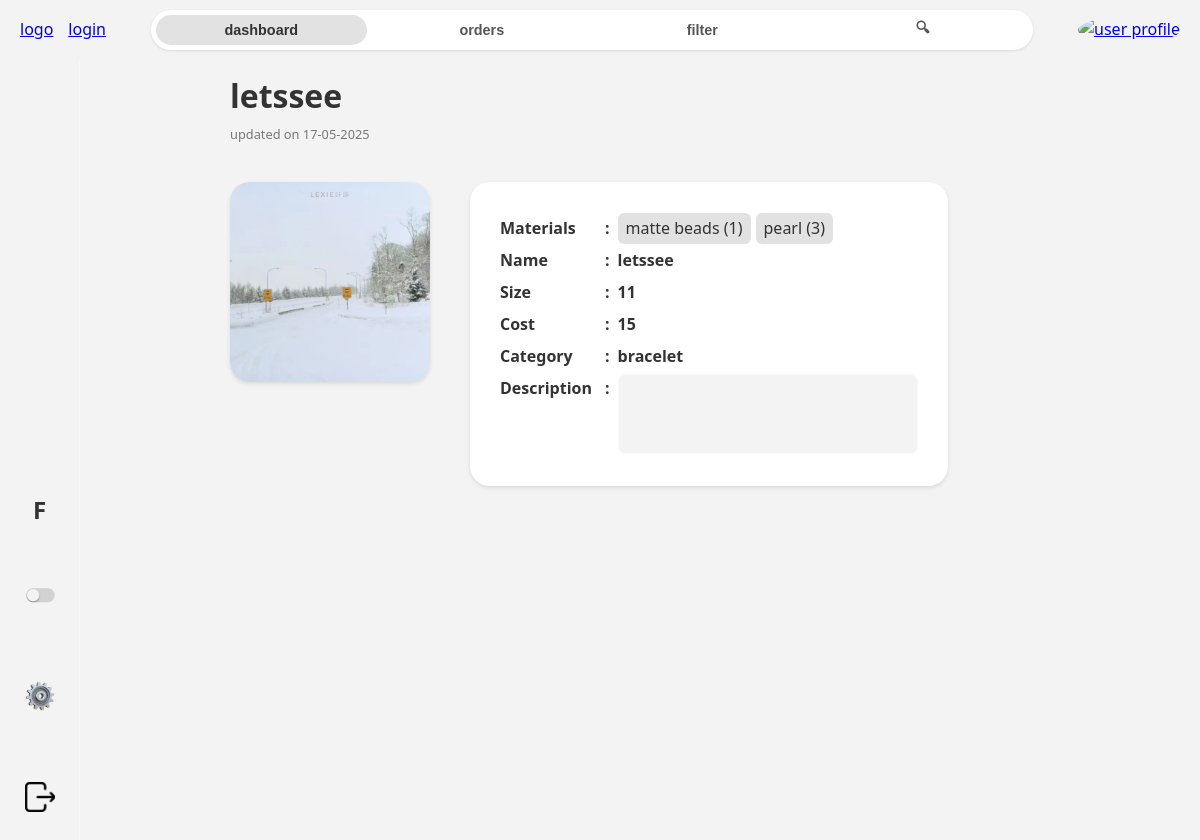
The app's page /product/94/ with its own data.
### home/models.py (models this page shows, shortened)
class Product(models.Model):
    user = models.ForeignKey(User, null=True, on_delete=models.SET_NULL)
    picture = models.ImageField(null=True, blank=True, upload_to='products/', default='product_empty.jpeg')
    name = models.CharField(max_length=200, null=True)
    size = models.CharField(max_length=200, null=True, blank=True)
    stock = models.IntegerField(null=True)
    sold = models.CharField(max_length=200, null=True)
    cost = models.CharField(max_length=50, null=True)
    category = models.ForeignKey(P_Category, null=True, on_delete=models.SET_NULL)
    description = models.TextField(null=True, blank=True)
    materials = models.ManyToManyField(Material, related_name='products', blank=True, through="ProductMaterial")
    created = models.DateTimeField(auto_now_add=True, null=True)
    updated = models.DateTimeField(auto_now=True, null=True)
    class Meta:
        ordering = ['-updated', 'created']

class ProductMaterial(models.Model):
    material = models.ForeignKey(Material, null=True, on_delete=models.CASCADE)
    product = models.ForeignKey(Product, null=True, on_delete=models.CASCADE)
    quantity_used = models.IntegerField(null=True)
    class Meta:
        constraints = [
            models.UniqueConstraint(fields=['product', 'material'], name='unique_ProductMaterial')
        ]

class Material(models.Model):
    user = models.ForeignKey(User, null=True, on_delete=models.SET_NULL)
    picture = models.ImageField(null=True, blank=True, upload_to='materials/', default='material_empty.jpeg')
    name = models.CharField(max_length=200, null=True)
    size = models.CharField(max_length=200, null=True, blank=True)
    stock = models.IntegerField(null=True)
    colour = models.ForeignKey(Colour, null=True, blank=True, on_delete=models.SET_NULL)
    cost = models.CharField(max_length=50, null=True)
    supplier = models.ForeignKey(Supplier, null=True, blank=True, on_delete=models.SET_NULL)
    category = models.ForeignKey(M_Category, null=True, blank=True, on_delete=models.SET_NULL)
    description = models.TextField(null=True, blank=True)
    created = models.DateTimeField(auto_now_add=True, null=True)
    updated = models.DateTimeField(auto_now=True, null=True)
    class Meta:
        ordering = ['-updated', 'created']

class P_Category(models.Model):
    name = models.CharField(max_length=200, null=True)
    def __str__(self):
        return self.name or ""

### home/views.py (the view)
# urls.py: path('product/<str:pk>/', views.product, name="product"),
def product(request, pk, acc_type=None):
    product = Product.objects.get(id=pk)
    details = {
               'Name':product.name,
               'Size':product.size,
               'Stock':product.stock,
               'Sold':product.sold,
               'Cost':product.cost,
               'Category':product.category,
               'Description':product.description
               }
    user_details = {
               'Name':product.name,
               'Size':product.size,
               'Cost':product.cost,
               'Category':product.category,
               'Description':product.description
               }
    context = {'product':product, 'details':details, 'user_details':user_details, 'acc_type':acc_type}
    return render(request, 'home/product.html', context) #can only pass one dict in render(), so include everything in context

### home/templates/home/product.html (shortened to what this page needs)
{% extends 'main.html' %}
{% block content %}
<div class="view-product-content">
    <div class="view-product">
        <div class="heading">
            <h1>{{product.name}}</h1>
        </div>
        <span id="date">updated on {{product.updated|date:'d-m-Y'}}</span> <br><br>
        <div class="details">
            <div class="product-img">
                <img src="{{product.picture.url}}" alt="product image" /> <br>
            </div>
            {% if acc_type == 'adminn' %}
            <div class="product-description">
                <div class="description-box">
                    <h3 class="keys">Materials</h3>
                    <div class="values">
                        <h3>:</h3>
                        <div class="product-materials">
                            {% for productmaterial in product.productmaterial_set.all %}
                                <a href="{% url 'admin-material' productmaterial.material.id 'adminn' %}">
                                    {{productmaterial.material.name}} ({{productmaterial.quantity_used}})
                                </a>
                            {% endfor %}
                        </div>
                    </div>
                </div>
                {% for key, value in details.items %}
                    <div class="description-box">
                        {% if key == 'Stock' %}
                            <h3 class="keys">{{key}}</h3>
                            <div class="values">
                                <h3>:</h3>
                                <input id="stock" type="number" value="{{value}}" min="0" />
                            </div>
                        {% elif key == 'Description' %}
                            <h3 class="keys">{{key}}</h3>
                            <div class="values">
                                <h3>:</h3>
                                <textarea name="description" id="description" disabled>{{product.description}}</textarea>
                            </div>
                        {% else %}
                            <h3 class="keys">{{key}}</h3>
                            <div class="values">
                                <h3>:</h3>
                                <h3>{{value}}</h3>
                            </div>
                        {% endif %}
                    </div>
                {% endfor %}
            </div>
            {% else %}
            <div class="product-description">
                <div class="description-box">
                    <h3 class="keys">Materials</h3>
                    <div class="values">
                        <h3>:</h3>
                        <div class="product-materials">
                            {% for productmaterial in product.productmaterial_set.all %}
                            <a href="{% url 'admin-material' productmaterial.material.id 'adminn' %}">
                                {{productmaterial.material.name}} ({{productmaterial.quantity_used}})
                            </a>
                            {% endfor %}
                        </div>
                    </div>
                </div>
                {% for key, value in user_details.items %}
                <div class="description-box">
                    {% if key == 'Stock' %}
                    <h3 class="keys">{{key}}</h3>
                    <div class="values">
                        <h3>:</h3>
                        <input id="stock" type="number" value="{{value}}" min="0" />
                    </div>
                    {% elif key == 'Description' %}
                    <h3 class="keys">{{key}}</h3>
                    <div class="values">
                        <h3>:</h3>
                        <textarea name="description" id="description" disabled>{{product.description}}</textarea>
                    </div>
                    {% else %}
                    <h3 class="keys">{{key}}</h3>
                    <div class="values">
                        <h3>:</h3>
                        <h3>{{value}}</h3>
                    </div>
                    {% endif %}
                </div>
                {% endfor %}
            </div>
            {% endif %}
        </div>
    </div>
</div>
{% endblock content %}

### static/style/style.css (style rules this page uses)
:root { --primary-color: #f3f3f3; --secondary-color: #e3e2e2; --accent-color: #a94a4a; --lightfont-color: #555; --darkfont-color: #333; --border-color: #faf7f7; --shadow: 0 2px 4px rgba(0, 0, 0, 0.1); --border-radius: 10px; --transition: all 0.3s ease; }
* { box-sizing: border-box; margin: 0; padding: 0; }
body { font-family: "Segoe UI", Tahoma, Geneva, Verdana, sans-serif; color: var(--darkfont-color); background-color: #fafafa; line-height: 1.6; }
.description span, #date { font-size: 0.8rem; color: #777; }
.form-content, .view-product-content { display: flex; padding: 10px 150px; }
.heading { display: flex; justify-content: start; align-items: center; gap: 20px; }
.details, form { display: flex; gap: 40px; margin-top: 10px; }
.obj-img, .material-img, .product-img { position: relative; width: 200px; height: 200px; border-radius: 20px; overflow: hidden; box-shadow: var(--shadow); }
.obj-img img, .material-img img, .product-img img { width: 100%; height: 100%; object-fit: cover; }
.obj-description, .material-description, .product-description { display: flex; flex-direction: column; padding: 30px 30px; background-color: white; border-radius: 20px; box-shadow: var(--shadow); }
.description-box { display: flex; align-items: center; gap: 5px; }
.description-box h3 { font-size: 1rem; line-height: 2; align-self: start; }
.description-box .keys { width: 100px; }
.values { display: flex; gap: 8px; }
.product-materials { display: flex; gap: 5px; flex-wrap: wrap; }
.product-materials a { width: fit-content; padding: 3px 8px; text-decoration: none; align-self: center; font-weight:500; background-color: var(--secondary-color); color: var(--darkfont-color); border-radius: 6px; }
.description-box .values input, .description-box .values textarea, .productmaterial-box select, .productmaterial-box input { width: 100%; padding: 8px; box-sizing: border-box; margin: 2px 0px; border: 2px solid var(--secondary-color); border-radius: 5px; font-size: 14px; }
#description { width: 300px; height: 80px; padding: 8px; border-radius: 8px; border: 1px solid var(--border-color); background-color: var(--primary-color); resize: none; font-family: inherit; font-size: 1rem; font-weight: bold; color: var(--darkfont-color); }

### records on screen
Product: name "letssee", updated "17-05-2025", picture (picture), user_details "letssee" "11" "15"
ProductMaterial: material.name "matte beads", quantity_used "1"
ProductMaterial: material.name "pearl", quantity_used "3"
P_Category: key "Category", name "bracelet"

### other values on screen
{{ key }} "Name" "Size" "Cost"
{{ key }} "Description"
